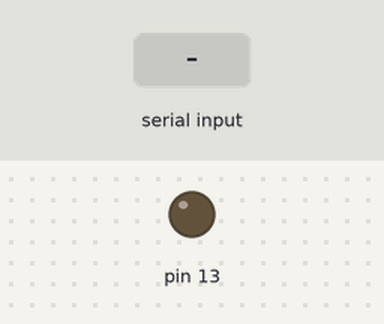
Bench run of a sketch on a simulated Arduino Uno, built with avr-gcc and run on an emulated ATmega328P. Shown: output pins drawn as LEDs (lit = HIGH). The inputs (shaded band) are chosen by the test bench. What the sketch prints to the serial monitor is not drawn.

Above: at 1.2 s.
1.3 s: "90,45\n" received over Serial
At 1.9 s:
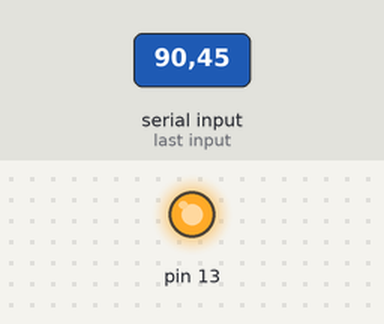
Timing chart, 0 to 8.8 s (numbered marks = the images above; inputs shaded):
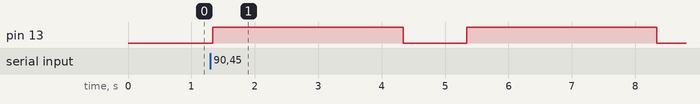

Measured:
- after the input at 1.3 s, pin 13: alternates HIGH for 3.0 s and LOW for 1.0 s, starting at once

The sketch:

practice7.ino
```cpp
void setup() { // 시작과 동시에 한 번만 실행, 주로 아두이노에서 몇 번 핀을 어떤 용도로 사용할 것인지를 작성
  // put your setup code here, to run once:
  pinMode(13, OUTPUT);
  Serial.begin(9600);
}

void loop() { // 포함하는 코드를 무한히 반복 실행 (while(1)과 같음)
  // put your main code here, to run repeatedly:
  // 입력된 문자 하나를 읽음
  if(0 < Serial.available()){
    int idx = Serial.parseInt();

    for (int i=0; i<idx; i++){
      Serial.print(i);
      Serial.println("번째");
      digitalWrite(13, HIGH);
      delay(3000);
      digitalWrite(13, LOW);
      delay(1000);
    }
  }else{
    Serial.println("Please Enter a positive number");
  }
}
```
